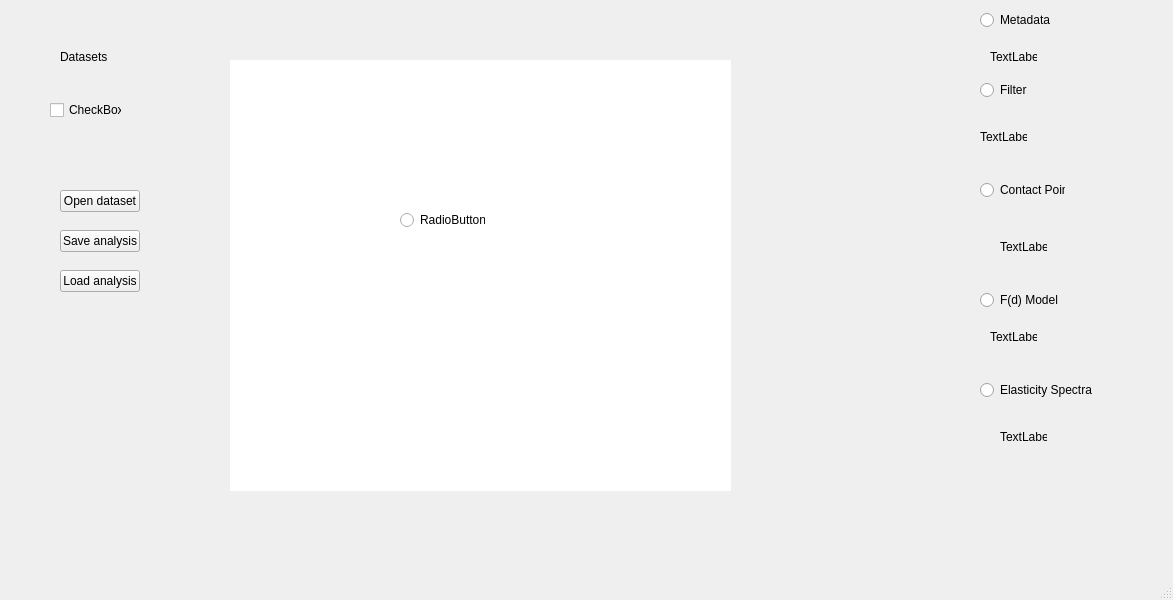
<?xml version="1.0" encoding="UTF-8"?>
<ui version="4.0">
 <class>MainWindow</class>
 <widget class="QMainWindow" name="MainWindow">
  <property name="geometry">
   <rect>
    <x>0</x>
    <y>0</y>
    <width>1173</width>
    <height>600</height>
   </rect>
  </property>
  <property name="windowTitle">
   <string>MainWindow</string>
  </property>
  <widget class="QWidget" name="centralwidget">
   <widget class="QStackedWidget" name="stackedWidget">
    <property name="geometry">
     <rect>
      <x>230</x>
      <y>60</y>
      <width>501</width>
      <height>431</height>
     </rect>
    </property>
    <property name="styleSheet">
     <string notr="true">background-color: white;</string>
    </property>
    <property name="currentIndex">
     <number>0</number>
    </property>
    <widget class="QWidget" name="stackedWidgetPage1">
     <widget class="QRadioButton" name="radioButton">
      <property name="geometry">
       <rect>
        <x>170</x>
        <y>150</y>
        <width>85</width>
        <height>20</height>
       </rect>
      </property>
      <property name="text">
       <string>RadioButton</string>
      </property>
     </widget>
    </widget>
    <widget class="QWidget" name="page"/>
    <widget class="QWidget" name="page_2"/>
    <widget class="QWidget" name="page_4"/>
    <widget class="QWidget" name="page_3"/>
    <widget class="QWidget" name="stackedWidgetPage2">
     <widget class="QPushButton" name="pushButton">
      <property name="geometry">
       <rect>
        <x>270</x>
        <y>180</y>
        <width>80</width>
        <height>22</height>
       </rect>
      </property>
      <property name="text">
       <string>PushButton</string>
      </property>
     </widget>
    </widget>
   </widget>
   <widget class="QRadioButton" name="radioButton_2">
    <property name="geometry">
     <rect>
      <x>980</x>
      <y>80</y>
      <width>85</width>
      <height>20</height>
     </rect>
    </property>
    <property name="text">
     <string>Filter</string>
    </property>
   </widget>
   <widget class="QRadioButton" name="radioButton_3">
    <property name="geometry">
     <rect>
      <x>980</x>
      <y>180</y>
      <width>85</width>
      <height>20</height>
     </rect>
    </property>
    <property name="text">
     <string>Contact Point</string>
    </property>
   </widget>
   <widget class="QRadioButton" name="radioButton_4">
    <property name="geometry">
     <rect>
      <x>980</x>
      <y>380</y>
      <width>131</width>
      <height>20</height>
     </rect>
    </property>
    <property name="text">
     <string>Elasticity Spectra</string>
    </property>
   </widget>
   <widget class="QRadioButton" name="radioButton_5">
    <property name="geometry">
     <rect>
      <x>980</x>
      <y>290</y>
      <width>85</width>
      <height>20</height>
     </rect>
    </property>
    <property name="text">
     <string>F(d) Model</string>
    </property>
   </widget>
   <widget class="QRadioButton" name="radioButton_6">
    <property name="geometry">
     <rect>
      <x>980</x>
      <y>10</y>
      <width>85</width>
      <height>20</height>
     </rect>
    </property>
    <property name="text">
     <string>Metadata</string>
    </property>
   </widget>
   <widget class="QCheckBox" name="checkBox">
    <property name="geometry">
     <rect>
      <x>50</x>
      <y>100</y>
      <width>72</width>
      <height>20</height>
     </rect>
    </property>
    <property name="text">
     <string>CheckBox</string>
    </property>
   </widget>
   <widget class="QLabel" name="label">
    <property name="geometry">
     <rect>
      <x>60</x>
      <y>50</y>
      <width>47</width>
      <height>14</height>
     </rect>
    </property>
    <property name="text">
     <string>Datasets</string>
    </property>
   </widget>
   <widget class="QLabel" name="label_2">
    <property name="geometry">
     <rect>
      <x>990</x>
      <y>50</y>
      <width>47</width>
      <height>14</height>
     </rect>
    </property>
    <property name="text">
     <string>TextLabel</string>
    </property>
    <property name="textFormat">
     <enum>Qt::RichText</enum>
    </property>
    <property name="wordWrap">
     <bool>false</bool>
    </property>
   </widget>
   <widget class="QLabel" name="label_3">
    <property name="geometry">
     <rect>
      <x>980</x>
      <y>130</y>
      <width>47</width>
      <height>14</height>
     </rect>
    </property>
    <property name="text">
     <string>TextLabel</string>
    </property>
    <property name="textFormat">
     <enum>Qt::RichText</enum>
    </property>
    <property name="wordWrap">
     <bool>false</bool>
    </property>
   </widget>
   <widget class="QLabel" name="label_4">
    <property name="geometry">
     <rect>
      <x>1000</x>
      <y>240</y>
      <width>47</width>
      <height>14</height>
     </rect>
    </property>
    <property name="text">
     <string>TextLabel</string>
    </property>
    <property name="textFormat">
     <enum>Qt::RichText</enum>
    </property>
    <property name="wordWrap">
     <bool>false</bool>
    </property>
   </widget>
   <widget class="QLabel" name="label_5">
    <property name="geometry">
     <rect>
      <x>990</x>
      <y>330</y>
      <width>47</width>
      <height>14</height>
     </rect>
    </property>
    <property name="text">
     <string>TextLabel</string>
    </property>
    <property name="textFormat">
     <enum>Qt::RichText</enum>
    </property>
    <property name="wordWrap">
     <bool>false</bool>
    </property>
   </widget>
   <widget class="QLabel" name="label_6">
    <property name="geometry">
     <rect>
      <x>1000</x>
      <y>430</y>
      <width>47</width>
      <height>14</height>
     </rect>
    </property>
    <property name="text">
     <string>TextLabel</string>
    </property>
    <property name="textFormat">
     <enum>Qt::RichText</enum>
    </property>
    <property name="wordWrap">
     <bool>false</bool>
    </property>
   </widget>
   <widget class="QPushButton" name="pushButton_2">
    <property name="geometry">
     <rect>
      <x>60</x>
      <y>190</y>
      <width>80</width>
      <height>22</height>
     </rect>
    </property>
    <property name="text">
     <string>Open dataset</string>
    </property>
   </widget>
   <widget class="QPushButton" name="pushButton_3">
    <property name="geometry">
     <rect>
      <x>60</x>
      <y>230</y>
      <width>80</width>
      <height>22</height>
     </rect>
    </property>
    <property name="text">
     <string>Save analysis</string>
    </property>
   </widget>
   <widget class="QPushButton" name="pushButton_4">
    <property name="geometry">
     <rect>
      <x>60</x>
      <y>270</y>
      <width>80</width>
      <height>22</height>
     </rect>
    </property>
    <property name="text">
     <string>Load analysis</string>
    </property>
   </widget>
  </widget>
  <widget class="QMenuBar" name="menubar">
   <property name="geometry">
    <rect>
     <x>0</x>
     <y>0</y>
     <width>1173</width>
     <height>21</height>
    </rect>
   </property>
  </widget>
  <widget class="QStatusBar" name="statusbar"/>
 </widget>
 <resources/>
 <connections/>
</ui>
